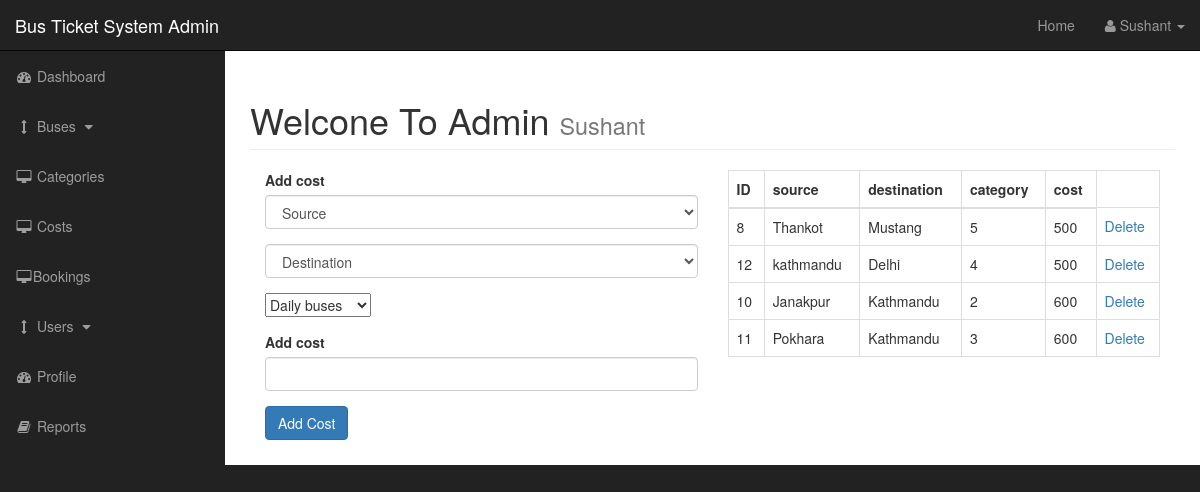
Screenshot of /admin/costs.php (signed in) with the database file from the repository.
### tables this page shows
CREATE TABLE IF NOT EXISTS `cost` (
  `cost_id` int(11) NOT NULL AUTO_INCREMENT,
  `start` varchar(255) NOT NULL,
  `stopage` varchar(255) NOT NULL,
  `category` int(3) NOT NULL,
  `cost` int(3) NOT NULL,
  PRIMARY KEY (`cost_id`)
);

### admin/costs.php (the view, shortened to what this page needs)
<?php
include"includes/admin_header.php"; ?>
    <div id="wrapper">
        <?php include"includes/admin_navigation.php"; ?>
         <div id="page-wrapper">
            <div class="container-fluid">
                <div class="row">
                    <div class="col-lg-12">
                        <h1 class="page-header">
                            Welcone To Admin
                            <small><?php echo ucfirst($_SESSION['s_username']);   ?></small>
                        </h1>
                        <div class="col-xs-6">
                 <form action="" method="post">
                <div class="form-group">
                <label for="start">Add cost</label>
                <select class="form-control" name="start">
               <option value="" style="">Source</option>
             </select>
             </div>
              <div class="form-group">
                 <select class="form-control" name="stopage">
            <option value="" style="">Destination</option>
            ?>  </select>
                </div>
                <div class="form-group">
                <select name="category">
                     <?php
            $query = "SELECT * FROM categories";
            $select_category = mysqli_query($connection,$query);
            while ($row = mysqli_fetch_assoc($select_category)) {
                $cat_id = $row['cat_id'];
                $cat_title = $row['cat_title'];
                echo "<option value='$cat_id'>$cat_title</option>";
            }
            ?>
        </select>
         </div>
        <div class="form-group">
    <label for="cost">Add cost</label>
     <input class="form-control" type="text" name="cost">
    </div>
    <div class="form-group">
   <input class="btn btn-primary" type="submit" name="submit" value="Add Cost">
  </div>
 </form>
</div>
 <div class="col-xs-6">
                            <?php
                            $query = "SELECT *  FROM  cost";
                            $select_cost = mysqli_query($connection,$query);
                            ?>
                            <table class="table table-bordered table-hover">
                                <thead>
                                    <tr>
                                        <th>ID</th>
                                        <th>source</th>
                                        <th>destination</th>
                                        <th>category</th>
                                         <th>cost</th>
                                    </tr>
                                </thead>
                                <tbody>
                                    <?php
                                        while($row = mysqli_fetch_assoc($select_cost)) {
                                        $cost_id = $row['cost_id'];
                                        $source = $row['start'];
                                        $destination = $row['stopage'];
                                        $category = $row['category'];
                                        $cost = $row['cost'];
                                        echo "<tr>";
                                        echo "<td> {$cost_id} </td>";
                                        echo "<td> {$source} </td>";
                                        echo "<td> {$destination} </td>";
                                        echo "<td> {$category} </td>";
                                          echo "<td> {$cost} </td>";
                                        echo "<td><a href='costs.php?delete=$cost_id'>Delete</a></td>";
                                        echo "</tr>";
                                    }
                                    ?>
                                </tbody>
                            </table>
                        </div>
                    </div>
                </div>
                </div>
        </div>
<?php include"includes/admin_footer.php"; ?>

### admin/css/sb-admin.css (style rules this page uses)
body { margin-top: 100px; background-color: #222; }
@media (min-width:768px) { body { margin-top: 50px; } }
#wrapper { padding-left: 0; }
#page-wrapper { width: 100%; padding: 0; background-color: #fff; }
@media (min-width:768px) { #wrapper { padding-left: 225px; } }
@media (min-width:768px) { #page-wrapper { padding: 10px; } }

### rows the page displays
cost: cost_id "8", start "Thankot", stopage "Mustang", category "5", cost "500"
cost: cost_id "12", start "kathmandu", stopage "Delhi", category "4", cost "500"
cost: cost_id "10", start "Janakpur", stopage "Kathmandu", category "2", cost "600"
cost: cost_id "11", start "Pokhara", stopage "Kathmandu", category "3", cost "600"

### other values shown
$_SESSION['s_username'] "Sushant"
form field category "Daily buses"
